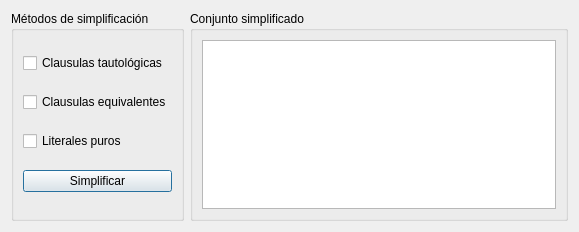
<?xml version="1.0" encoding="UTF-8"?>
<ui version="4.0">
 <class>DialogSimplificacion</class>
 <widget class="QDialog" name="DialogSimplificacion">
  <property name="geometry">
   <rect>
    <x>0</x>
    <y>0</y>
    <width>579</width>
    <height>232</height>
   </rect>
  </property>
  <property name="windowTitle">
   <string>Simplificar conjunto de clausulas</string>
  </property>
  <layout class="QGridLayout" name="gridLayout_2">
   <item row="0" column="0">
    <widget class="QGroupBox" name="groupSimplificacion">
     <property name="title">
      <string>Métodos de simplificación</string>
     </property>
     <layout class="QGridLayout" name="gridLayout">
      <item row="0" column="0">
       <widget class="QCheckBox" name="checkTautologicas">
        <property name="text">
         <string>Clausulas tautológicas</string>
        </property>
       </widget>
      </item>
      <item row="1" column="0">
       <widget class="QCheckBox" name="checkEquivalentes">
        <property name="text">
         <string>Clausulas equivalentes</string>
        </property>
       </widget>
      </item>
      <item row="2" column="0">
       <widget class="QCheckBox" name="checkLiteralesPuros">
        <property name="text">
         <string>Literales puros</string>
        </property>
       </widget>
      </item>
      <item row="3" column="0">
       <widget class="QPushButton" name="botonSimplificar">
        <property name="text">
         <string>Simplificar</string>
        </property>
       </widget>
      </item>
     </layout>
    </widget>
   </item>
   <item row="0" column="1">
    <widget class="QGroupBox" name="groupText">
     <property name="title">
      <string>Conjunto simplificado</string>
     </property>
     <layout class="QGridLayout" name="gridLayout_3">
      <item row="0" column="0">
       <widget class="QTextEdit" name="textoSimplificado">
        <property name="textInteractionFlags">
         <set>Qt::TextSelectableByKeyboard|Qt::TextSelectableByMouse</set>
        </property>
       </widget>
      </item>
     </layout>
    </widget>
   </item>
  </layout>
 </widget>
 <resources/>
 <connections>
  <connection>
   <sender>botonSimplificar</sender>
   <signal>clicked()</signal>
   <receiver>DialogSimplificacion</receiver>
   <slot>simplificarConjunto()</slot>
   <hints>
    <hint type="sourcelabel">
     <x>181</x>
     <y>185</y>
    </hint>
    <hint type="destinationlabel">
     <x>220</x>
     <y>225</y>
    </hint>
   </hints>
  </connection>
 </connections>
 <slots>
  <slot>simplificarConjunto()</slot>
 </slots>
</ui>
